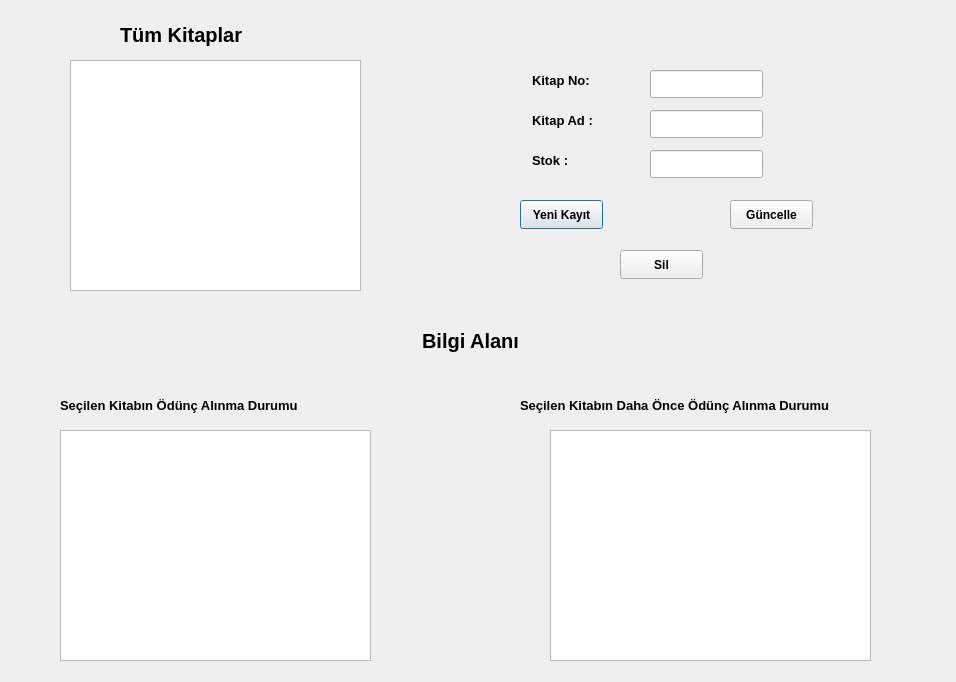
<?xml version="1.0" encoding="UTF-8"?>
<ui version="4.0">
 <class>Kitaplar</class>
 <widget class="QDialog" name="Kitaplar">
  <property name="geometry">
   <rect>
    <x>0</x>
    <y>0</y>
    <width>956</width>
    <height>682</height>
   </rect>
  </property>
  <property name="windowTitle">
   <string>Dialog</string>
  </property>
  <widget class="QTableView" name="tableView">
   <property name="geometry">
    <rect>
     <x>70</x>
     <y>60</y>
     <width>291</width>
     <height>231</height>
    </rect>
   </property>
  </widget>
  <widget class="QTableView" name="tableView_2">
   <property name="geometry">
    <rect>
     <x>60</x>
     <y>430</y>
     <width>311</width>
     <height>231</height>
    </rect>
   </property>
  </widget>
  <widget class="QTableView" name="tableView_3">
   <property name="geometry">
    <rect>
     <x>550</x>
     <y>430</y>
     <width>321</width>
     <height>231</height>
    </rect>
   </property>
  </widget>
  <widget class="QLabel" name="label">
   <property name="geometry">
    <rect>
     <x>90</x>
     <y>320</y>
     <width>761</width>
     <height>41</height>
    </rect>
   </property>
   <property name="font">
    <font>
     <pointsize>15</pointsize>
     <bold>true</bold>
    </font>
   </property>
   <property name="text">
    <string>Bilgi Alanı</string>
   </property>
   <property name="alignment">
    <set>Qt::AlignCenter</set>
   </property>
  </widget>
  <widget class="QLabel" name="label_2">
   <property name="geometry">
    <rect>
     <x>120</x>
     <y>19</y>
     <width>151</width>
     <height>31</height>
    </rect>
   </property>
   <property name="font">
    <font>
     <pointsize>15</pointsize>
     <bold>true</bold>
    </font>
   </property>
   <property name="text">
    <string>Tüm Kitaplar</string>
   </property>
  </widget>
  <widget class="QLabel" name="label_3">
   <property name="geometry">
    <rect>
     <x>60</x>
     <y>390</y>
     <width>311</width>
     <height>31</height>
    </rect>
   </property>
   <property name="font">
    <font>
     <pointsize>10</pointsize>
     <bold>true</bold>
    </font>
   </property>
   <property name="text">
    <string>Seçilen Kitabın Ödünç Alınma Durumu</string>
   </property>
  </widget>
  <widget class="QLabel" name="label_4">
   <property name="geometry">
    <rect>
     <x>520</x>
     <y>390</y>
     <width>401</width>
     <height>31</height>
    </rect>
   </property>
   <property name="font">
    <font>
     <pointsize>10</pointsize>
     <bold>true</bold>
    </font>
   </property>
   <property name="text">
    <string>Seçilen Kitabın Daha Önce Ödünç Alınma Durumu</string>
   </property>
  </widget>
  <widget class="QLabel" name="label_5">
   <property name="geometry">
    <rect>
     <x>532</x>
     <y>70</y>
     <width>81</width>
     <height>20</height>
    </rect>
   </property>
   <property name="font">
    <font>
     <pointsize>10</pointsize>
     <bold>true</bold>
    </font>
   </property>
   <property name="text">
    <string>Kitap No:</string>
   </property>
  </widget>
  <widget class="QLabel" name="label_6">
   <property name="geometry">
    <rect>
     <x>532</x>
     <y>110</y>
     <width>81</width>
     <height>20</height>
    </rect>
   </property>
   <property name="font">
    <font>
     <pointsize>10</pointsize>
     <bold>true</bold>
    </font>
   </property>
   <property name="text">
    <string>Kitap Ad :</string>
   </property>
  </widget>
  <widget class="QLabel" name="label_7">
   <property name="geometry">
    <rect>
     <x>532</x>
     <y>150</y>
     <width>81</width>
     <height>20</height>
    </rect>
   </property>
   <property name="font">
    <font>
     <pointsize>10</pointsize>
     <bold>true</bold>
    </font>
   </property>
   <property name="text">
    <string>Stok :</string>
   </property>
  </widget>
  <widget class="QPushButton" name="pushButton">
   <property name="geometry">
    <rect>
     <x>520</x>
     <y>200</y>
     <width>83</width>
     <height>29</height>
    </rect>
   </property>
   <property name="font">
    <font>
     <bold>true</bold>
    </font>
   </property>
   <property name="text">
    <string>Yeni Kayıt</string>
   </property>
  </widget>
  <widget class="QPushButton" name="pushButton_2">
   <property name="geometry">
    <rect>
     <x>730</x>
     <y>200</y>
     <width>83</width>
     <height>29</height>
    </rect>
   </property>
   <property name="font">
    <font>
     <bold>true</bold>
    </font>
   </property>
   <property name="text">
    <string>Güncelle</string>
   </property>
  </widget>
  <widget class="QPushButton" name="pushButton_3">
   <property name="geometry">
    <rect>
     <x>620</x>
     <y>250</y>
     <width>83</width>
     <height>29</height>
    </rect>
   </property>
   <property name="font">
    <font>
     <bold>true</bold>
    </font>
   </property>
   <property name="text">
    <string>Sil</string>
   </property>
  </widget>
  <widget class="QLineEdit" name="lineEdit">
   <property name="geometry">
    <rect>
     <x>650</x>
     <y>70</y>
     <width>113</width>
     <height>28</height>
    </rect>
   </property>
  </widget>
  <widget class="QLineEdit" name="lineEdit_2">
   <property name="geometry">
    <rect>
     <x>650</x>
     <y>110</y>
     <width>113</width>
     <height>28</height>
    </rect>
   </property>
  </widget>
  <widget class="QLineEdit" name="lineEdit_3">
   <property name="geometry">
    <rect>
     <x>650</x>
     <y>150</y>
     <width>113</width>
     <height>28</height>
    </rect>
   </property>
  </widget>
 </widget>
 <resources/>
 <connections/>
</ui>
